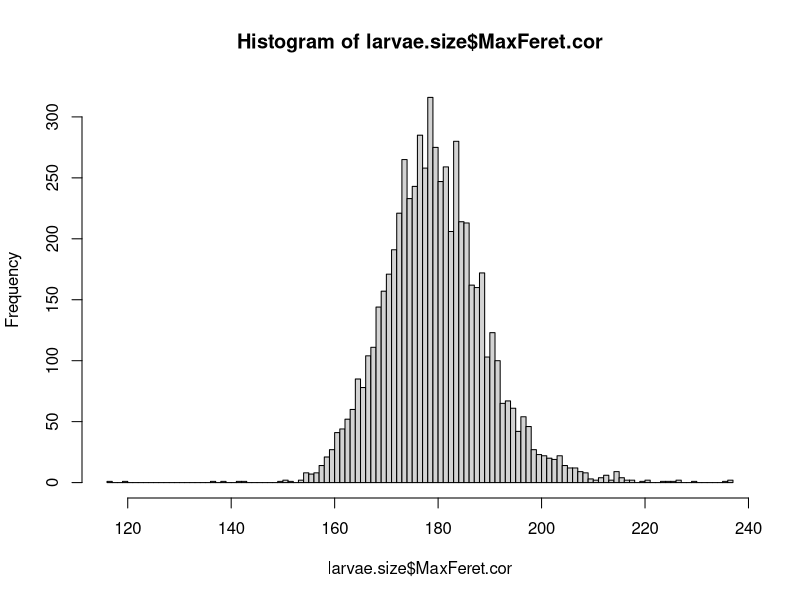
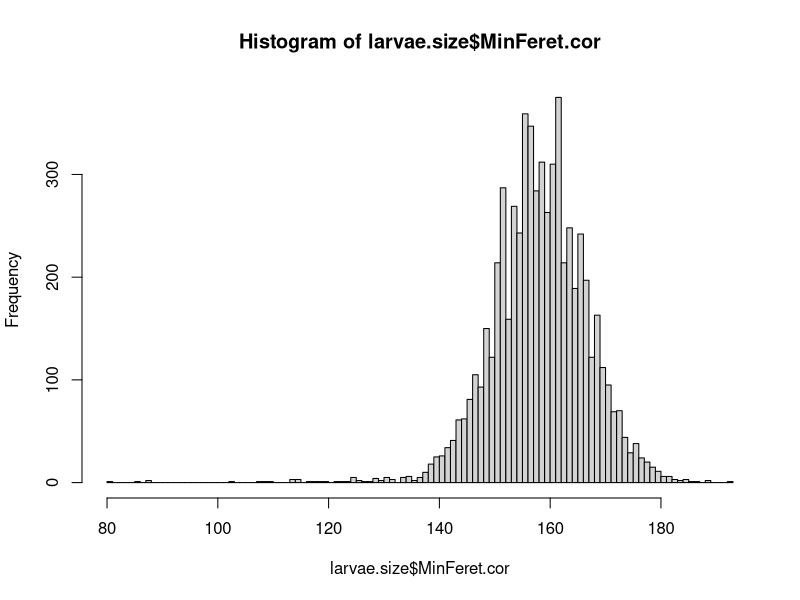
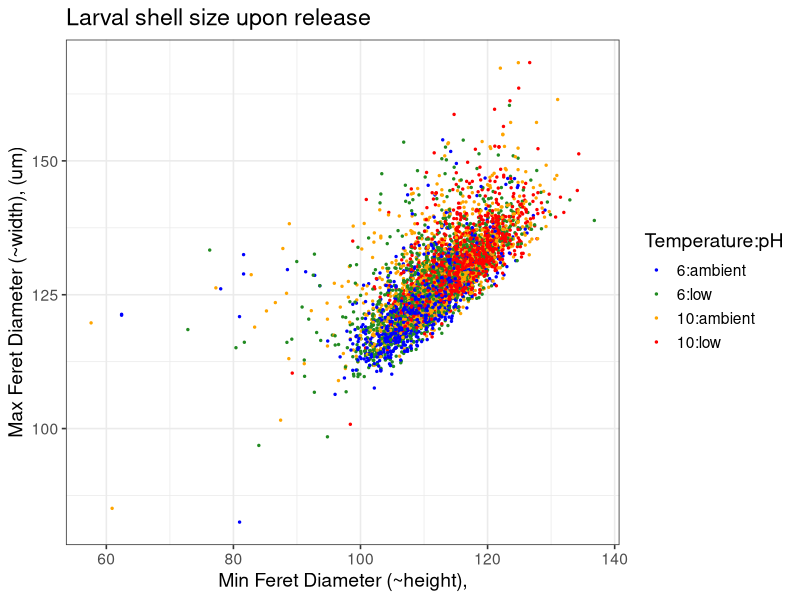
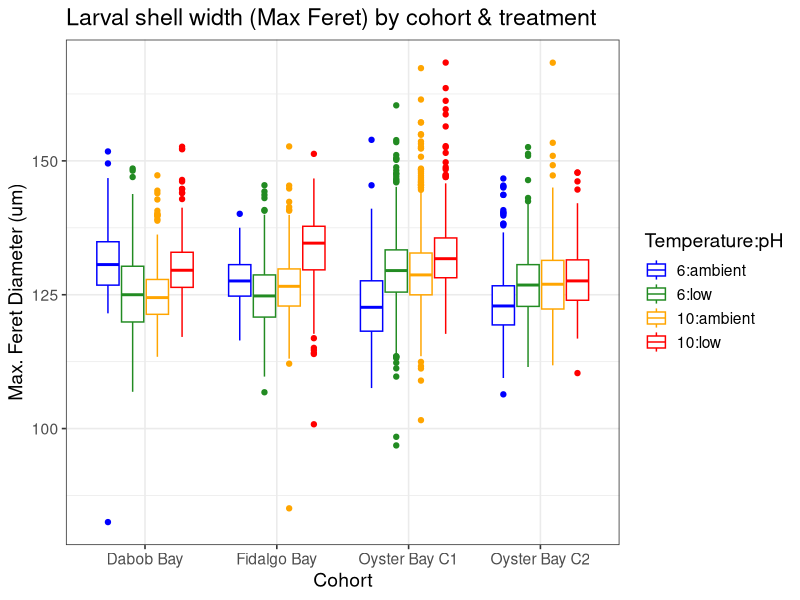
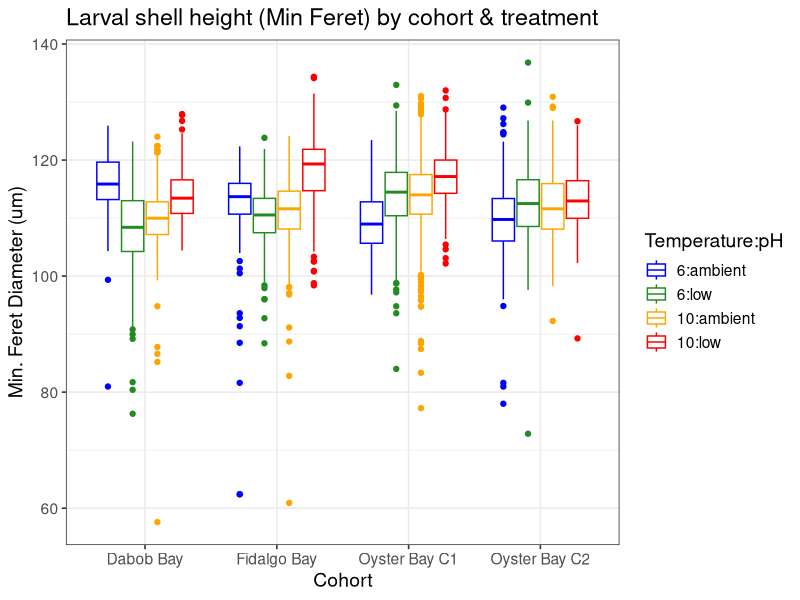
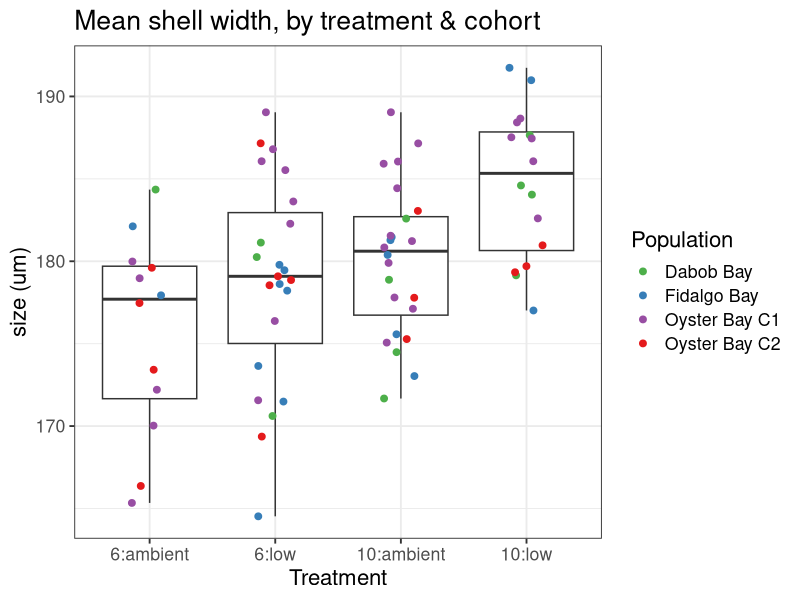
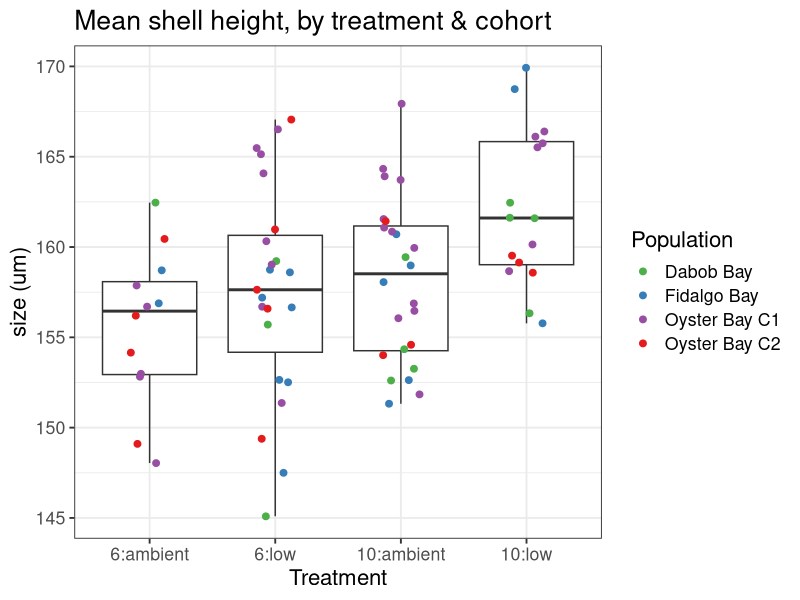
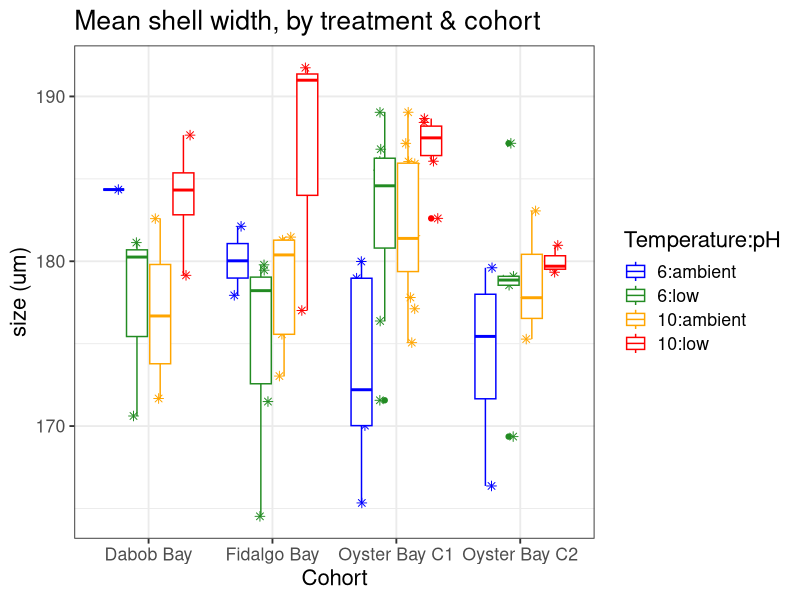

R code for these plots, in order:
## ---- chunk 1
knitr::opts_chunk$set(echo = TRUE)
## ---- chunk 2
library(ggplot2)
library(dplyr)
library(car)
library(arm)
## ---- chunk 3
larvae.size <- read.csv("../data/2019-08_new-larvae-measurements.csv", header=T, stringsAsFactors = F)
larvae.size[c("Sample", "Population", "Temperature", "pH")] <- lapply(larvae.size[c("Sample", "Population", "Temperature", "pH")], factor)
larvae.size$DateCollected <- as.Date(larvae.size$DateCollected, format = "%m/%d/%y")
## ---- chunk 4
larvae.size$MaxFeret.cor <- larvae.size$MaxFeret*1.405669 
larvae.size$MinFeret.cor <- larvae.size$MinFeret*1.405669 
## ---- chunk 5
summary(larvae.size[c("Length", "Width", "MaxFeret", "MinFeret", "MaxFeret90", "MaxFeret.cor", "MinFeret.cor")]) 
aggregate(MaxFeret.cor ~ Temperature+pH, larvae.size, mean) 
aggregate(MinFeret.cor ~ Temperature+pH, larvae.size, mean)
hist(larvae.size$MaxFeret.cor, breaks = 100)
hist(larvae.size$MinFeret.cor, breaks = 100)
## ---- chunk 6
larvae.size %>%
          group_by(Population, Temperature, pH) %>%
          summarise(count= n_distinct(Sample))
## ---- chunk 7

larvae.size %>%
          group_by(Temperature, pH) %>%
          summarise(count= n_distinct(Sample))
## ---- chunk 8
print(max.min.all <- ggplot(subset(larvae.size, MinFeret.cor>80), aes(x=MinFeret, y=MaxFeret)) + geom_point(size=.5, aes(color=Temperature:pH)) + theme_bw(base_size = 12) + labs(title="Larval shell size upon release", y=("Max Feret Diameter (~width), (um)"), x="Min Feret Diameter (~height),") + theme(text = element_text(size = 14)) + scale_color_manual(values=c("blue", "forestgreen", "orange", "red")))

print(max.all <- ggplot(larvae.size, aes(x=Population, y=MaxFeret)) + geom_boxplot(aes(color=Temperature:pH)) + theme_bw(base_size = 12) + labs(title="Larval shell width (Max Feret) by cohort & treatment", y=("Max. Feret Diameter (um)"), x="Cohort") + theme(text = element_text(size = 14)) + scale_color_manual(values=c("blue", "forestgreen", "orange", "red")))

print(min.all <- ggplot(larvae.size, aes(x=Population, y=MinFeret)) + geom_boxplot(aes(color=Temperature:pH)) + theme_bw(base_size = 12) + labs(title="Larval shell height (Min Feret) by cohort & treatment", y=("Min. Feret Diameter (um)"), x="Cohort") + theme(text = element_text(size = 14)) + scale_color_manual(values=c("blue", "forestgreen", "orange", "red")))
## ---- chunk 9
png("../plots/larval-max-min-all.png")
max.min.all
dev.off()
png("../plots/larval-max-feret-all.png")
max.all
dev.off()
png("../plots/larval-min-feret-all.png")
min.all
dev.off()
## ---- chunk 10
larvae.size.mean <- larvae.size %>%
          group_by(Population, Temperature, pH, Sample) %>%
          summarise(MaxFeret.mean=mean(MaxFeret.cor), MinFeret.mean=mean(MinFeret.cor), date=median(DateCollected))
## ---- chunk 11
print(min.mean <- ggplot(larvae.size.mean, aes(x=Temperature:pH, y=MaxFeret.mean)) + geom_boxplot() + geom_jitter(width=0.15, size=2, aes(color=Population)) + theme_bw(base_size = 14) + labs(title="Mean shell width, by treatment & cohort", y=("size (um)"), x="Treatment") + theme(text = element_text(size = 16)) + scale_color_manual(values=c("#4daf4a","#377eb8","#984ea3","#e41a1c")))

print(max.mean <- ggplot(larvae.size.mean, aes(x=Temperature:pH, y=MinFeret.mean)) + geom_boxplot() + geom_jitter(width=0.15, size=2, aes(color=Population)) + theme_bw(base_size = 14) + labs(title="Mean shell height, by treatment & cohort", y=("size (um)"), x="Treatment") + theme(text = element_text(size = 16)) + scale_color_manual(values=c("#4daf4a","#377eb8","#984ea3","#e41a1c")))

print(max.mean.cohort <- ggplot(larvae.size.mean, aes(x=Population, y=MaxFeret.mean, color=Temperature:pH)) + geom_point(shape=8, size=2, position = position_jitterdodge(jitter.width = 0.35)) + geom_boxplot() + theme_bw(base_size = 14) + labs(title="Mean shell width, by treatment & cohort", y=("size (um)"), x="Cohort") + theme(text = element_text(size = 16)) + scale_color_manual(values=c("blue", "forestgreen", "orange", "red")))

print(max.mean.date <- ggplot(larvae.size.mean, aes(x=date, y=MaxFeret.mean)) + geom_jitter(width=0.15, size=2, aes(color=Temperature:pH)) + theme_bw(base_size = 14) + labs(title="Mean shell width, by collection date and treatment", y=("size (um)"), x="Date collected") + theme(text = element_text(size = 16)) + scale_color_manual(values=c("blue", "forestgreen", "orange", "red")))
## ---- chunk 12
png("../plots/larval-max-feret-mean.png")
min.mean
dev.off()
png("../plots/larval-min-feret-mean.png")
max.mean
dev.off()
png("../plots/larval-max-feret-mean-cohort.png")
max.mean.cohort
dev.off()
png("../plots/larval-max-feret-mean-date.png")
max.mean.date
dev.off()
## ---- chunk 13
hist(larvae.size.mean$MaxFeret.mean)
shapiro.test(larvae.size.mean$MaxFeret.mean)
bartlett.test(MaxFeret.mean ~ pH, data=larvae.size.mean)
bartlett.test(MaxFeret.mean ~ Temperature, data=larvae.size.mean)
## ---- chunk 14
anova(lm(MaxFeret.mean ~ Temperature + pH + Temperature:pH, data=larvae.size.mean)) #no interaction. Assess using type II sums of squares, where I look at effects of pH and temperature after controlling for the other factor 
Anova(lm(MaxFeret.mean ~ Temperature*pH, data=larvae.size.mean), type=2) #both sign. 
summary(lm(MaxFeret.mean ~ Temperature+pH, data=larvae.size.mean)) # Fit not great, though 
## ---- chunk 15
display(lmer(MaxFeret.mean ~ Temperature*pH + (1|Population), data=larvae.size.mean))
Anova(lmer(MaxFeret.mean ~ Temperature*pH + (1|Population), data=larvae.size.mean), type=2)

display(lmer(MaxFeret.mean ~ Temperature+pH+ (1|Population), data=larvae.size.mean)) 
Anova(lmer(MaxFeret.mean ~ Temperature+pH + (1|Population), data=larvae.size.mean), type=2) #with Pop as random effect and using type II SS, still sign. influence of temp and pH 
## ---- chunk 16
hist(larvae.size.mean$MinFeret.mean)
shapiro.test(larvae.size.mean$MinFeret.mean)
bartlett.test(MinFeret.mean ~ pH, data=larvae.size.mean)
bartlett.test(MinFeret.mean ~ Temperature, data=larvae.size.mean)
anova(lm(MinFeret.mean ~ Temperature + pH + Temperature:pH, data=larvae.size.mean)) #no interaction. Assess using type II sums of squares, where I look at effects of pH and temperature after controlling for the other factor 
Anova(lm(MinFeret.mean ~ Temperature*pH, data=larvae.size.mean), type=2) #both sign. 
summary(lm(MinFeret.mean ~ Temperature+pH, data=larvae.size.mean)) # Fit not great, though 

## ---- chunk 17
display(lmer(MinFeret.mean ~ Temperature*pH + (1|Population), data=larvae.size.mean))
Anova(lmer(MinFeret.mean ~ Temperature*pH + (1|Population), data=larvae.size.mean), type=2)
display(lmer(MinFeret.mean ~ Temperature+pH+ (1|Population), data=larvae.size.mean)) 
Anova(lmer(MinFeret.mean ~ Temperature+pH + (1|Population), data=larvae.size.mean), type=2) #with Pop as random effect and using type II SS, still sign. influence of temp and pH 

## ---- chunk 18
summary(aov(MinFeret.mean ~ Population, data=larvae.size.mean)) #no 
summary(aov(MaxFeret.mean ~ Population, data=larvae.size.mean)) #no 
## ---- chunk 19
quant2018 <-  as.factor(c(41, 26, 32, 10, 48, 77)) #sample numbers for larvae already sequenced (only n=3 per treat)
quant2018 <- larvae.size[larvae.size$Sample %in% quant2018,]
hist(quant2018$MaxFeret)
shapiro.test(log(quant2018$MaxFeret))
ggplot(quant2018, aes(x=Temperature:pH, y=MaxFeret)) + geom_boxplot() + geom_jitter() + theme_bw(base_size = 14) + labs(title="Larval shell  by treatment", y=("size (um)"), x="Treatment") + theme(text = element_text(size = 16)) 
kruskal.test(quant2018$MaxFeret, g = quant2018$pH) #sign. different - 10-low larger.  
